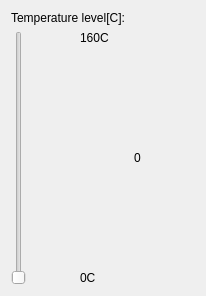
<?xml version="1.0" encoding="UTF-8"?>
<ui version="4.0">
 <class>Widget</class>
 <widget class="QWidget" name="Widget">
  <property name="geometry">
   <rect>
    <x>0</x>
    <y>0</y>
    <width>206</width>
    <height>296</height>
   </rect>
  </property>
  <property name="windowTitle">
   <string>Widget</string>
  </property>
  <layout class="QGridLayout" name="gridLayout_2">
   <item row="0" column="0">
    <layout class="QVBoxLayout" name="verticalLayout_2">
     <item>
      <widget class="QLabel" name="label">
       <property name="text">
        <string>Temperature level[C]:</string>
       </property>
      </widget>
     </item>
     <item>
      <layout class="QGridLayout" name="gridLayout">
       <item row="0" column="1">
        <spacer name="horizontalSpacer">
         <property name="orientation">
          <enum>Qt::Horizontal</enum>
         </property>
         <property name="sizeType">
          <enum>QSizePolicy::Minimum</enum>
         </property>
         <property name="sizeHint" stdset="0">
          <size>
           <width>48</width>
           <height>13</height>
          </size>
         </property>
        </spacer>
       </item>
       <item row="0" column="0">
        <widget class="QSlider" name="verticalSlider">
         <property name="maximum">
          <number>160</number>
         </property>
         <property name="orientation">
          <enum>Qt::Vertical</enum>
         </property>
        </widget>
       </item>
       <item row="0" column="2">
        <layout class="QVBoxLayout" name="verticalLayout">
         <item>
          <widget class="QLabel" name="label_2">
           <property name="text">
            <string>160C</string>
           </property>
          </widget>
         </item>
         <item>
          <spacer name="verticalSpacer">
           <property name="orientation">
            <enum>Qt::Vertical</enum>
           </property>
           <property name="sizeHint" stdset="0">
            <size>
             <width>20</width>
             <height>40</height>
            </size>
           </property>
          </spacer>
         </item>
         <item>
          <widget class="QLabel" name="label_4">
           <property name="text">
            <string>0</string>
           </property>
           <property name="alignment">
            <set>Qt::AlignCenter</set>
           </property>
           <property name="wordWrap">
            <bool>false</bool>
           </property>
          </widget>
         </item>
         <item>
          <spacer name="verticalSpacer_2">
           <property name="orientation">
            <enum>Qt::Vertical</enum>
           </property>
           <property name="sizeHint" stdset="0">
            <size>
             <width>20</width>
             <height>40</height>
            </size>
           </property>
          </spacer>
         </item>
         <item>
          <widget class="QLabel" name="label_3">
           <property name="text">
            <string>0C</string>
           </property>
          </widget>
         </item>
        </layout>
       </item>
      </layout>
     </item>
    </layout>
   </item>
  </layout>
 </widget>
 <layoutdefault spacing="6" margin="11"/>
 <resources/>
 <connections>
  <connection>
   <sender>verticalSlider</sender>
   <signal>sliderMoved(int)</signal>
   <receiver>label_4</receiver>
   <slot>setNum(int)</slot>
   <hints>
    <hint type="sourcelabel">
     <x>22</x>
     <y>166</y>
    </hint>
    <hint type="destinationlabel">
     <x>146</x>
     <y>163</y>
    </hint>
   </hints>
  </connection>
 </connections>
</ui>
